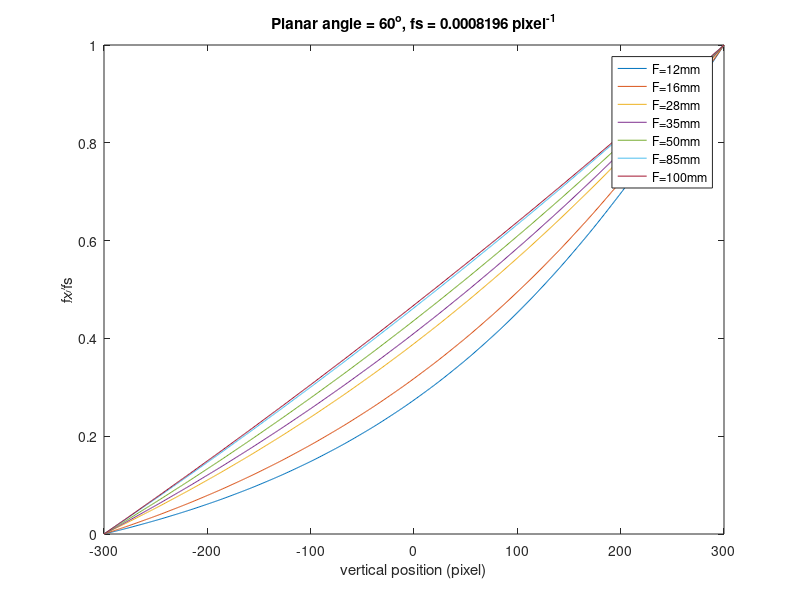
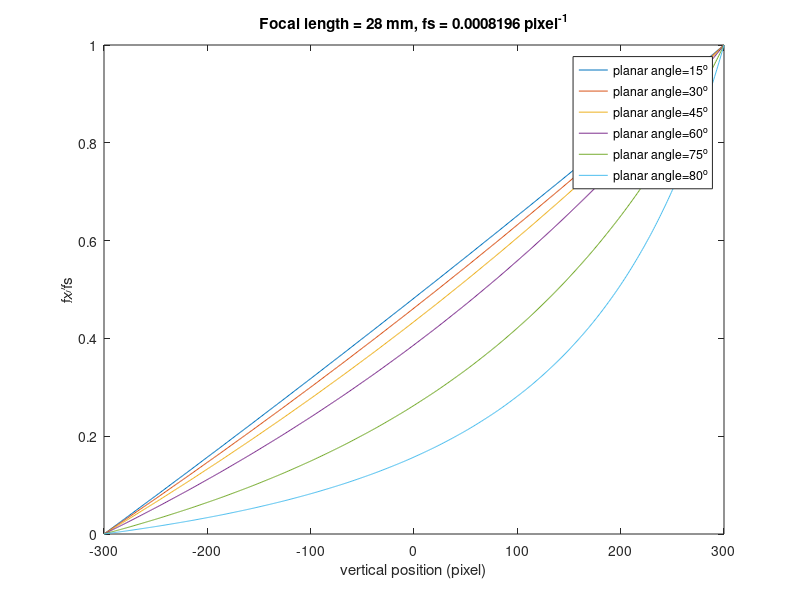
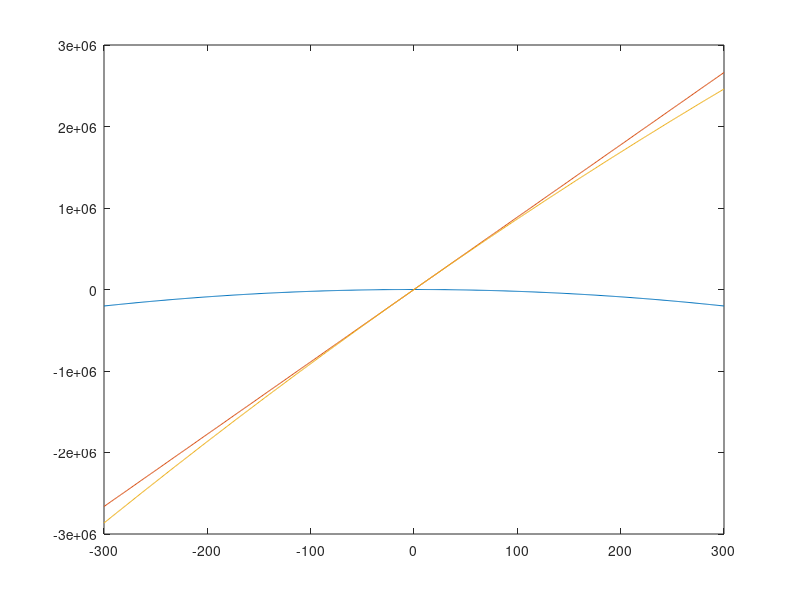
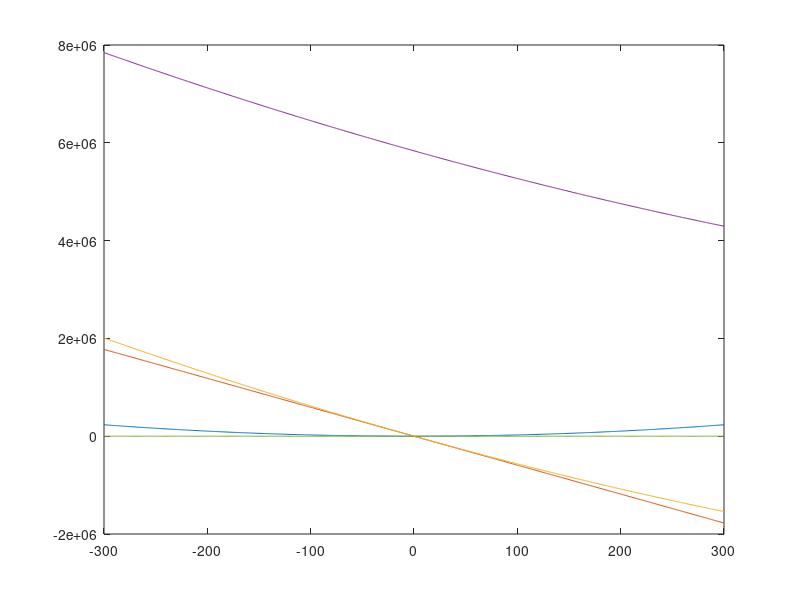

Here is the MATLAB script that generated these plots, in order:
% Study effect of frequency on image from planar orientation and focal
% length.


% slant angle
alpha = 60; % degree
% camera pos - no effect on normalised plot
h_fromground = 160; %cm
% sensor ratio
sensorRatio = 4368/3.58; % pixel/cm

% on image plane
rangeu = -300:300; % pixels
% distance to plane
Zs = h_fromground*tand(alpha); % cm
Zs = Zs*sensorRatio; % pixels

% for various frequencies
count = 1;
clear f normf

T_cm = 1;
T_pixel = T_cm*sensorRatio;
fs = 1/T_pixel;
for focusLength = [1.2 1.6 2.8 3.5 5 8.5 10]; % cm
    F = focusLength.*sensorRatio;
%     f_by_fs = Zs./(focusLength.*sensorRatio - rangeu.*tand(alpha))./cosd(alpha);
%     f_by_fs = 1./(focusLength.*sensorRatio - rangeu.*tand(alpha))./cosd(alpha);
%     f_by_fs = ((focusLength.*sensorRatio).^2 + rangeu.^2)./((focusLength.*sensorRatio - rangeu.*tand(alpha)).^2)./cosd(alpha);
%     f_by_fs = (-(tand(alpha)^2 .*sind(alpha)^2 .*(rangeu.^2)) + (2*F*tand(alpha).*sind(alpha)^2 .*rangeu) + ...
%         (4*F^2 *Zs^2 *fs^2) -(F^2 .*sind(alpha)^2))./((tand(alpha)^2 .*sind(alpha).*(rangeu.^2))-(2*F*sind(alpha).*rangeu)+(F^2 *cosd(alpha)))...
%         ./(4*F*Zs*fs);
     f_by_fs = (-(tand(alpha)^2 .*sind(alpha)^2 .*(rangeu.^2)) + (2*F*tand(alpha).*sind(alpha)^2 .*rangeu))./ ...
         ((tand(alpha)^2 .*sind(alpha).*(rangeu.^2))-(2*F*sind(alpha).*rangeu)+(F^2 *cosd(alpha)))...
        ./(4*F*Zs*fs);
    f(count,:) = (f_by_fs-min(f_by_fs))/range(f_by_fs);
    legendName{count} = ['F=',num2str(focusLength*10),'mm'];
    count = count + 1;
    
end
figure; plot(rangeu, f');
xlabel('vertical position (pixel)');
ylabel('fx/fs');
legend(legendName,'Location','Best');
title(['Planar angle = ',num2str(alpha),'^o, fs = ',num2str(fs),' pixel^{-1}']);

%%

% slant angle
alpha = 60; % degree
% camera pos - no effect on normalised plot
h_fromground = 160; %cm
% sensor ratio
sensorRatio = 4368/3.58; % pixel/cm
focusLength = 2.8; %cm
F = focusLength.*sensorRatio;

% on image plane
rangeu = -300:300; % pixels
% distance to plane
Zs = h_fromground*tand(alpha); % cm
Zs = Zs*sensorRatio; % pixels

% for various frequencies
count = 1;
clear f normf
for alpha = [15 30 45 60 75 80]; % degree
%     f_by_fs = Zs./(focusLength.*sensorRatio - rangeu.*tand(alpha))./cosd(alpha);
%     f_by_fs = 1./(focusLength.*sensorRatio - rangeu.*tand(alpha))./cosd(alpha);
%     f_by_fs = ((focusLength.*sensorRatio).^2 + rangeu.^2)./((focusLength.*sensorRatio - rangeu.*tand(alpha)).^2)./cosd(alpha);
%     f_by_fs = (-(tand(alpha)^2 .*sind(alpha)^2 .*(rangeu.^2)) + (2*F*tand(alpha).*sind(alpha)^2 .*rangeu) + ...
%         (4*F^2 *Zs^2 *fs^2) -(F^2 .*sind(alpha)^2))./((tand(alpha)^2 .*sind(alpha).*(rangeu.^2))-(2*F*sind(alpha).*rangeu)+(F^2 *cosd(alpha)))...
%         ./(4*F*Zs*fs);
    f_by_fs = 1./(focusLength.*sensorRatio - rangeu.*tand(alpha)).^2;
    f(count,:) = (f_by_fs-min(f_by_fs))/range(f_by_fs);
    legendName{count} = ['planar angle=',num2str(alpha),'^o'];
    count = count + 1;
    
end
figure; plot(rangeu, f');
xlabel('vertical position (pixel)');
ylabel('fx/fs');
legend(legendName,'Location','Best');
title(['Focal length = ',num2str(focusLength*10),' mm, fs = ',num2str(fs),' pixel^{-1}']);

%%

% slant angle
alpha = 60; % degree
% camera pos - no effect on normalised plot
h_fromground = 160; %cm
% sensor ratio
sensorRatio = 4368/3.58; % pixel/cm

% on image plane
rangeu = -300:300; % pixels
% distance to plane
Zs = h_fromground*tand(alpha); % cm
Zs = Zs*sensorRatio; % pixels

% for various frequencies
count = 1;
clear f normf

T_cm = 1;
T_pixel = T_cm*sensorRatio;
fs = 1/T_pixel;
focusLength = 2.8; % cm
F = focusLength.*sensorRatio;
term1 = -(tand(alpha)^2 .*sind(alpha)^2 .*(rangeu.^2));
term2 = (2*F*tand(alpha).*sind(alpha)^2 .*rangeu);
term3 = (4*F^2 *Zs^2 *fs^2) -(F^2 .*sind(alpha)^2);
termd1 = (tand(alpha)^2 .*sind(alpha).*(rangeu.^2));
termd2 = -(2*F*sind(alpha).*rangeu);
termd3 = (F^2 *cosd(alpha));

f_by_fs = (-term1 + term2 + term3)./(termd1 - termd2 + termd3);

figure; plot(rangeu, [term1; term2; term1+term2]);
figure; plot(rangeu, [termd1; termd2; termd1+termd2; termd1+termd2+termd3; (term1+term2)./(termd1+termd2)]);
figure; plot(rangeu, [term1+term2; termd1+termd2; (term1+term2)./(termd1+termd2)]);
xlabel('vertical position (pixel)');
ylabel('fx/fs');
legend(legendName,'Location','Best');
title(['Planar angle = ',num2str(alpha),'^o']);